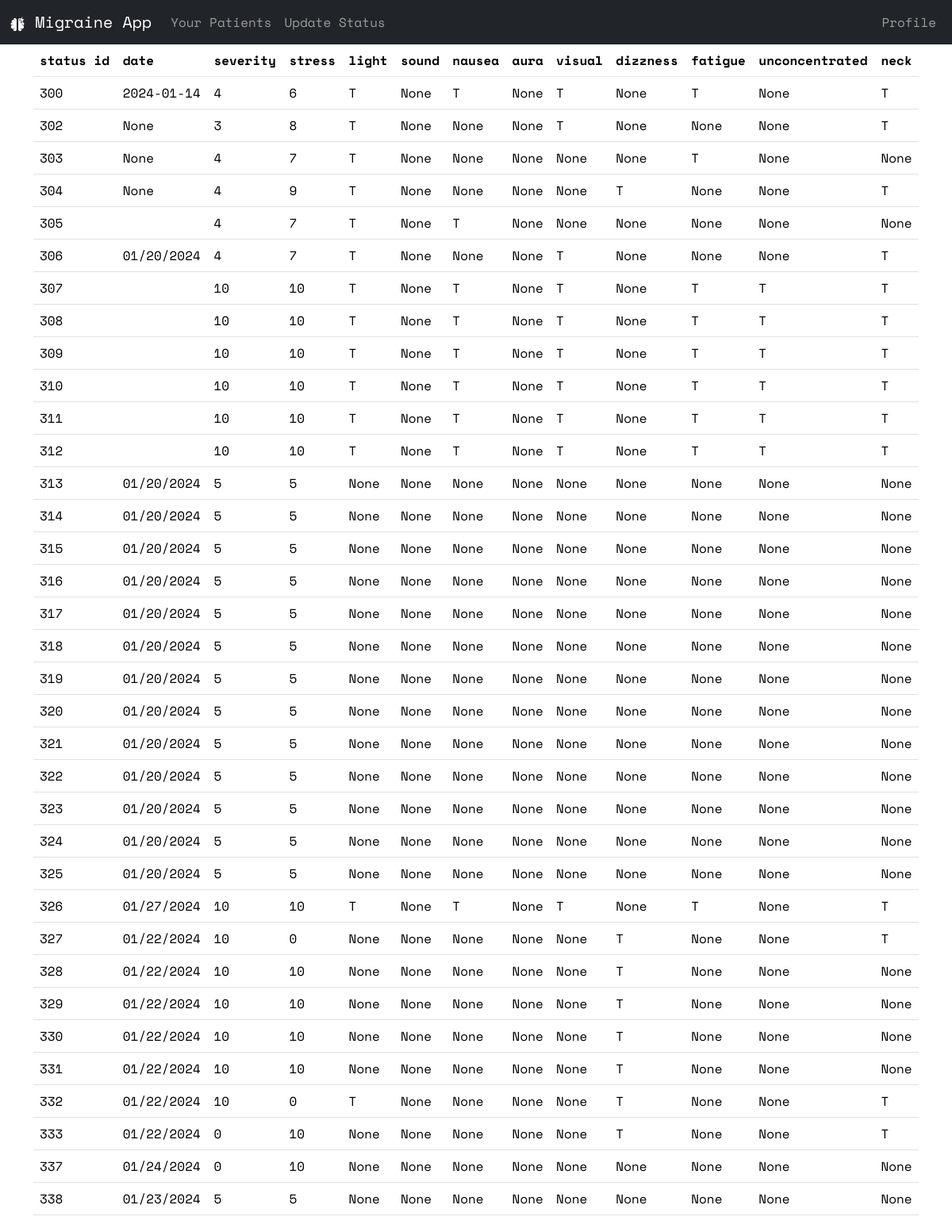
Before: /user_details/100 (signed in) with the older database file.
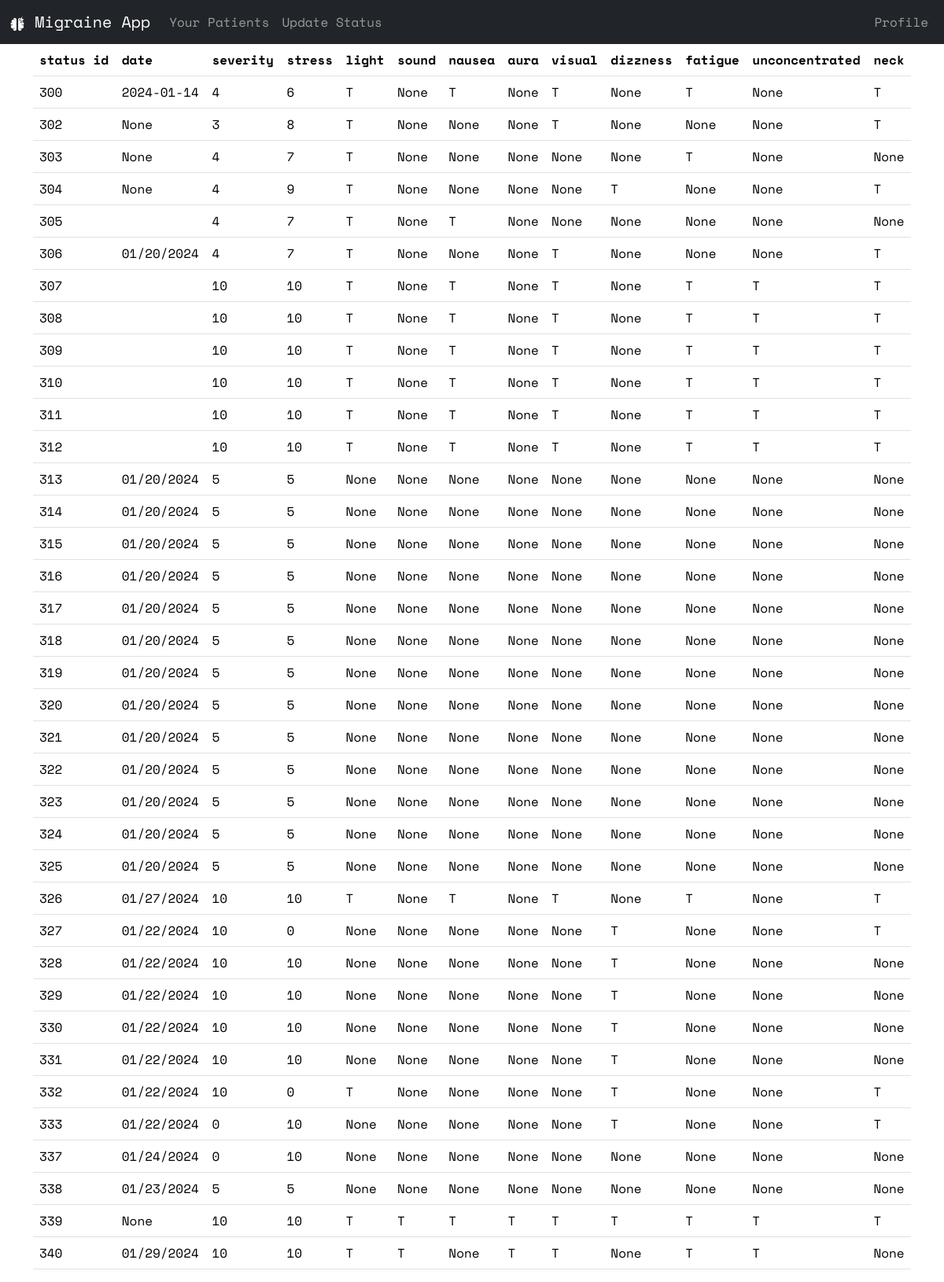
After: the same page with the newer database file.
### website/models.py (models this page shows)
class Status(db.Model):
    id = db.Column(db.Integer, primary_key=True, autoincrement=True)
    date = db.Column(db.String(150))
    severity = db.Column(db.Integer)
    stress = db.Column(db.Integer)
    light = db.Column(db.String(1))
    sound = db.Column(db.String(1))
    nausea = db.Column(db.String(1))
    aura = db.Column(db.String(1))
    visual = db.Column(db.String(1))
    dizzness = db.Column(db.String(1))
    fatigue = db.Column(db.String(1))
    unconcentrated = db.Column(db.String(1))
    neck = db.Column(db.String(1))
    user_id = db.Column(db.Integer, db.ForeignKey("user.id"))

### website/views.py (the view)
@views.route("/user_details/<int:user_id>")
@login_required
def user_details(user_id):
    print(user_id)
    if user_id:
        status_details = (
            db.session.query(
                Status.id,
                Status.date,
                Status.severity,
                Status.stress,
                Status.light,
                Status.sound,
                Status.nausea,
                Status.aura,
                Status.visual,
                Status.dizzness,
                Status.fatigue,
                Status.unconcentrated,
                Status.neck
            ).filter(
                Status.user_id == user_id
            ).all()
        )
        for i in status_details:
            print(i)
        return render_template("user_details.html", status_details=status_details)
    else:
        flash("User not found", "error")
        return redirect(url_for("views.care_home"))

### website/__init__.py (called while the page is built)
def create_app():
    app = Flask(__name__)
    app.config["SECRET_KEY"] = "heisenberg"
    app.config["SQLALCHEMY_DATABASE_URI"] = f"sqlite:///{DB_NAME}"
    db.init_app(app)
    from .views import views
    from .auth import auth
    app.register_blueprint(views, url_prefix="/")
    app.register_blueprint(auth, url_prefix="/")
    from .models import User, Caretaker, Admin
    create_database(app)
    login_manager = LoginManager()
    login_manager.login_view = "auth.login"
    login_manager.login_message = "User needs to be logged in to view this page"
    login_manager.login_message_category = "error"
    login_manager.init_app(app)
    @login_manager.user_loader
    def load_user(email):
        u = User.query.get(email)
        c = Caretaker.query.get(email)
        a = Admin.query.get(email)
        return u or c or a
    return app

### website/templates/user_details.html
{% extends "care_base.html" %}
{% block body %}
    <table class="table ">
        <thead class="thead-dark">
            <tr>
                <th scope="col">status id</th>
                <th scope="col">date</th>
                <th scope="col">severity</th>
                <th scope="col">stress</th>
                <th scope="col">light</th>
                <th scope="col">sound</th>
                <th scope="col">nausea</th>
                <th scope="col">aura</th>
                <th scope="col">visual</th>
                <th scope="col">dizzness</th>
                <th scope="col">fatigue</th>
                <th scope="col">unconcentrated</th>
                <th scope="col">neck</th>
                </tr>
        </thead>
        <tbody>
            {% for i in status_details %}
                <tr>
                    <td>{{ i[0] }}</th>
                    <td>{{ i[1] }}</td>
                    <td>{{ i[2] }}</td>
                    <td>{{ i[3] }}</td>
                    <td>{{ i[4] }}</td>
                    <td>{{ i[5] }}</td>
                    <td>{{ i[6] }}</td>
                    <td>{{ i[7] }}</td>
                    <td>{{ i[8] }}</td>
                    <td>{{ i[9] }}</td>
                    <td>{{ i[10] }}</td>
                    <td>{{ i[11] }}</td>
                    <td>{{ i[12] }}</td>
                </tr>
            {% endfor %}
        </tbody>
    </table>
{% endblock %}

### website/templates/care_base.html (shortened to what this page needs)
<!DOCTYPE html>
<html lang="en">
<head>
    <link rel="stylesheet" href="../static/css/main.css">
</head>
<body>
    <nav class="navbar navbar-expand-lg navbar-dark bg-dark d-flex justify-content-between align-items-center data-bs-theme="dark"">
        <div class="collapse navbar-collapse container-fluid" id="navbarText">
            <ul class="navbar-nav mr-auto">
                <a class="navbar-brand">
                    <img src="../static/img/whiteLogo4%.png" alt="migraiane logo">
                    Migraine App
                </a>
                <li class="nav-item">
                    <a class="nav-link {% block homeActive %}{% endblock %}" href="/care_home">Your Patients</a>
                </li>
                <li class="nav-item">
                    <a class="nav-link {% block cuActive %}{% endblock %}" href="/care_update">Update Status</a>
                </li>
            </ul>
            <ul class="navbar-nav mr-auto d-flex">
                <li class="nav-item">
                    <a class="nav-link {% block profileActive %}{% endblock %}" href="/care_profile">Profile</a>
                </li>
            </ul>
        </div>
    </nav>
    <div class="container">
        {% block body %}{% endblock  %}
    </div>
</body>
</html>

Changed rows visible on the page:
added Status: id "339", i "None", severity "10", stress "10", light "T", sound "T", nausea "T", aura "T", visual "T", dizzness "T", fatigue "T", unconcentrated "T", neck "T"
added Status: id "340", date "01/29/2024", severity "10", stress "10", light "T", sound "T", i "None", aura "T", visual "T", fatigue "T", unconcentrated "T"
